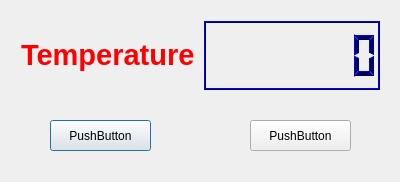
<?xml version="1.0" encoding="UTF-8"?>
<ui version="4.0">
 <class>Dialog</class>
 <widget class="QDialog" name="Dialog">
  <property name="geometry">
   <rect>
    <x>0</x>
    <y>0</y>
    <width>400</width>
    <height>182</height>
   </rect>
  </property>
  <property name="windowTitle">
   <string>Dialog</string>
  </property>
  <widget class="QWidget" name="layoutWidget">
   <property name="geometry">
    <rect>
     <x>10</x>
     <y>10</y>
     <width>381</width>
     <height>91</height>
    </rect>
   </property>
   <layout class="QHBoxLayout" name="horizontalLayout">
    <item>
     <widget class="QLabel" name="temp_label">
      <property name="text">
       <string>&lt;html&gt;&lt;head/&gt;&lt;body&gt;&lt;p&gt;&lt;span style=&quot; font-size:22pt; font-weight:600; color:#ff0000;&quot;&gt;Temperature&lt;/span&gt;&lt;/p&gt;&lt;/body&gt;&lt;/html&gt;</string>
      </property>
     </widget>
    </item>
    <item>
     <widget class="QLCDNumber" name="temp_lcdNumber">
      <property name="palette">
       <palette>
        <active>
         <colorrole role="WindowText">
          <brush brushstyle="SolidPattern">
           <color alpha="255">
            <red>0</red>
            <green>0</green>
            <blue>94</blue>
           </color>
          </brush>
         </colorrole>
         <colorrole role="Light">
          <brush brushstyle="SolidPattern">
           <color alpha="255">
            <red>0</red>
            <green>0</green>
            <blue>255</blue>
           </color>
          </brush>
         </colorrole>
         <colorrole role="Dark">
          <brush brushstyle="SolidPattern">
           <color alpha="255">
            <red>0</red>
            <green>0</green>
            <blue>94</blue>
           </color>
          </brush>
         </colorrole>
         <colorrole role="Text">
          <brush brushstyle="SolidPattern">
           <color alpha="255">
            <red>60</red>
            <green>60</green>
            <blue>60</blue>
           </color>
          </brush>
         </colorrole>
         <colorrole role="ButtonText">
          <brush brushstyle="SolidPattern">
           <color alpha="255">
            <red>76</red>
            <green>76</green>
            <blue>76</blue>
           </color>
          </brush>
         </colorrole>
         <colorrole role="PlaceholderText">
          <brush brushstyle="NoBrush">
           <color alpha="128">
            <red>60</red>
            <green>60</green>
            <blue>60</blue>
           </color>
          </brush>
         </colorrole>
        </active>
        <inactive>
         <colorrole role="WindowText">
          <brush brushstyle="SolidPattern">
           <color alpha="255">
            <red>0</red>
            <green>0</green>
            <blue>94</blue>
           </color>
          </brush>
         </colorrole>
         <colorrole role="Light">
          <brush brushstyle="SolidPattern">
           <color alpha="255">
            <red>0</red>
            <green>0</green>
            <blue>255</blue>
           </color>
          </brush>
         </colorrole>
         <colorrole role="Dark">
          <brush brushstyle="SolidPattern">
           <color alpha="255">
            <red>0</red>
            <green>0</green>
            <blue>94</blue>
           </color>
          </brush>
         </colorrole>
         <colorrole role="Text">
          <brush brushstyle="SolidPattern">
           <color alpha="255">
            <red>60</red>
            <green>60</green>
            <blue>60</blue>
           </color>
          </brush>
         </colorrole>
         <colorrole role="ButtonText">
          <brush brushstyle="SolidPattern">
           <color alpha="255">
            <red>76</red>
            <green>76</green>
            <blue>76</blue>
           </color>
          </brush>
         </colorrole>
         <colorrole role="PlaceholderText">
          <brush brushstyle="NoBrush">
           <color alpha="128">
            <red>60</red>
            <green>60</green>
            <blue>60</blue>
           </color>
          </brush>
         </colorrole>
        </inactive>
        <disabled>
         <colorrole role="WindowText">
          <brush brushstyle="SolidPattern">
           <color alpha="255">
            <red>0</red>
            <green>0</green>
            <blue>94</blue>
           </color>
          </brush>
         </colorrole>
         <colorrole role="Light">
          <brush brushstyle="SolidPattern">
           <color alpha="255">
            <red>0</red>
            <green>0</green>
            <blue>255</blue>
           </color>
          </brush>
         </colorrole>
         <colorrole role="Dark">
          <brush brushstyle="SolidPattern">
           <color alpha="255">
            <red>0</red>
            <green>0</green>
            <blue>94</blue>
           </color>
          </brush>
         </colorrole>
         <colorrole role="Text">
          <brush brushstyle="SolidPattern">
           <color alpha="255">
            <red>0</red>
            <green>0</green>
            <blue>94</blue>
           </color>
          </brush>
         </colorrole>
         <colorrole role="ButtonText">
          <brush brushstyle="SolidPattern">
           <color alpha="255">
            <red>0</red>
            <green>0</green>
            <blue>94</blue>
           </color>
          </brush>
         </colorrole>
         <colorrole role="PlaceholderText">
          <brush brushstyle="NoBrush">
           <color alpha="128">
            <red>60</red>
            <green>60</green>
            <blue>60</blue>
           </color>
          </brush>
         </colorrole>
        </disabled>
       </palette>
      </property>
      <property name="digitCount">
       <number>7</number>
      </property>
     </widget>
    </item>
   </layout>
  </widget>
  <widget class="QPushButton" name="pushButton">
   <property name="geometry">
    <rect>
     <x>50</x>
     <y>120</y>
     <width>101</width>
     <height>31</height>
    </rect>
   </property>
   <property name="text">
    <string>PushButton</string>
   </property>
  </widget>
  <widget class="QPushButton" name="pushButton_2">
   <property name="geometry">
    <rect>
     <x>250</x>
     <y>120</y>
     <width>101</width>
     <height>31</height>
    </rect>
   </property>
   <property name="text">
    <string>PushButton</string>
   </property>
  </widget>
 </widget>
 <layoutdefault spacing="6" margin="11"/>
 <resources/>
 <connections/>
</ui>
